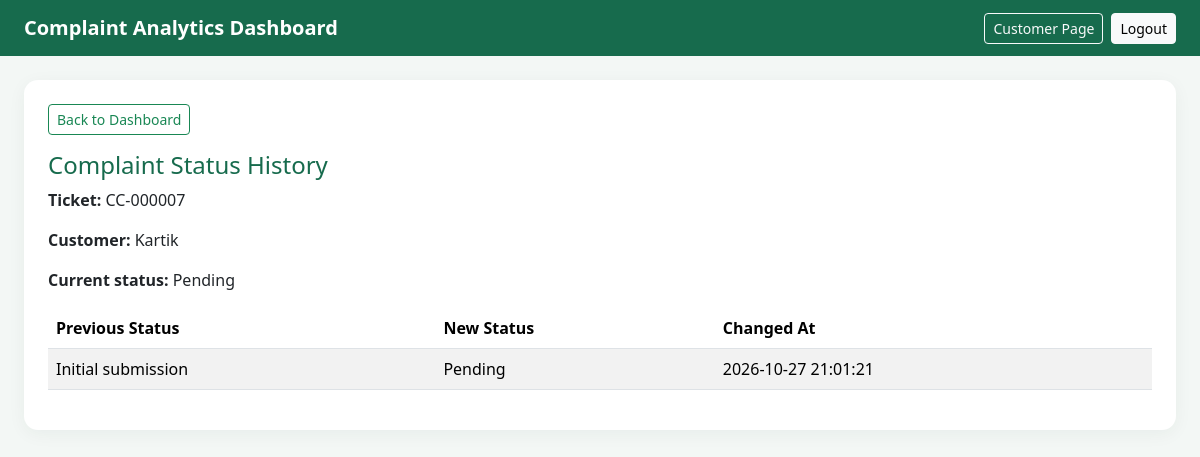
The app's page /admin/history/7 (signed in) with its own data.
### tables this page shows
CREATE TABLE complaints(id INTEGER PRIMARY KEY AUTOINCREMENT,name TEXT NOT NULL,email TEXT NOT NULL,complaint TEXT NOT NULL,category TEXT NOT NULL,priority TEXT NOT NULL,department TEXT NOT NULL,status TEXT NOT NULL DEFAULT 'Pending',created_at TEXT NOT NULL, customer_name TEXT NOT NULL DEFAULT '', nlp_category TEXT NOT NULL DEFAULT '', ann_category TEXT NOT NULL DEFAULT '', lstm_category TEXT NOT NULL DEFAULT '', ticket_id TEXT, sentiment TEXT DEFAULT 'Neutral', sentiment_score REAL DEFAULT 0, confidence REAL DEFAULT 0, updated_at TEXT DEFAULT '');

CREATE TABLE complaint_history (
            id INTEGER PRIMARY KEY AUTOINCREMENT,
            complaint_id INTEGER NOT NULL,
            old_status TEXT,
            new_status TEXT NOT NULL,
            changed_at TEXT NOT NULL,
            FOREIGN KEY (complaint_id) REFERENCES complaints(id)
        );

### app.py (the view)
@app.route("/admin/history/<int:complaint_id>")
@admin_required
def complaint_history(complaint_id):
    connection = get_db()
    complaint = connection.execute(
        "SELECT * FROM complaints WHERE id = ?",
        (complaint_id,)
    ).fetchone()
    history = connection.execute("""
        SELECT * FROM complaint_history
        WHERE complaint_id = ?
        ORDER BY id DESC
    """, (complaint_id,)).fetchall()
    connection.close()
    if complaint is None:
        flash("Complaint not found.", "danger")
        return redirect(url_for("dashboard"))
    return render_template(
        "dashboard.html",
        history_only=True,
        history_complaint=complaint,
        history=history,
        complaints=[],
        total=0,
        high_priority=0,
        pending=0,
        resolved=0,
        category_rows=[],
        priority_rows=[],
        status_rows=[],
        categories=CATEGORIES,
        priorities=PRIORITIES,
        statuses=STATUSES,
        filters={"search": "", "category": "", "priority": "", "status": ""}
    )

### app.py (called while the page is built)
def get_db():
    connection = sqlite3.connect(DB_PATH, timeout=10)
    connection.row_factory = sqlite3.Row
    connection.execute("PRAGMA foreign_keys = ON")
    return connection

def admin_required(function):
    @wraps(function)
    def decorated_function(*args, **kwargs):
        if not session.get("admin_logged_in"):
            flash("Please log in as administrator.", "warning")
            return redirect(url_for("admin_login"))
        return function(*args, **kwargs)
    return decorated_function

### templates/dashboard.html (shortened to what this page needs)
<!DOCTYPE html>
<html lang="en">
<head>
    <link href="https://cdn.jsdelivr.net/npm/bootstrap@5.3.3/dist/css/bootstrap.min.css" rel="stylesheet">
</head>
<body>
<nav class="navbar navbar-dark">
    <div class="container-fluid px-3 px-lg-4">
        <a class="navbar-brand fw-bold" href="{{ url_for('dashboard') }}">Complaint Analytics Dashboard</a>
        <div class="d-flex gap-2">
            <a class="btn btn-outline-light btn-sm" href="{{ url_for('index') }}">Customer Page</a>
            <a class="btn btn-light btn-sm" href="{{ url_for('admin_logout') }}">Logout</a>
        </div>
    </div>
</nav>
<div class="container-fluid px-3 px-lg-4 py-4">
    {% if history_only %}
    <div class="card panel">
        <div class="card-body p-4">
            <a href="{{ url_for('dashboard') }}" class="btn btn-outline-success btn-sm mb-3">Back to Dashboard</a>
            <h1 class="h4 section-title">Complaint Status History</h1>
            <p><strong>Ticket:</strong> {{ history_complaint.ticket_id }}</p>
            <p><strong>Customer:</strong> {{ history_complaint.name }}</p>
            <p><strong>Current status:</strong> {{ history_complaint.status }}</p>
            <div class="table-responsive">
                <table class="table table-striped align-middle">
                    <thead>
                    <tr><th>Previous Status</th><th>New Status</th><th>Changed At</th></tr>
                    </thead>
                    <tbody>
                    {% for item in history %}
                    <tr>
                        <td>{{ item.old_status or 'Initial submission' }}</td>
                        <td>{{ item.new_status }}</td>
                        <td>{{ item.changed_at }}</td>
                    </tr>
                    {% else %}
                    <tr><td colspan="3">No status history found.</td></tr>
                    {% endfor %}
                    </tbody>
                </table>
            </div>
        </div>
    </div>
    {% endif %}
</div>
</body>
</html>

### templates/dashboard.html (style rules this page uses)
body { background: #f3f7f5; color: #26352e; }
.navbar { background: #176b4d; }
.stat-card, .panel { border: 0; border-radius: 14px; box-shadow: 0 4px 18px #183b2b0d; }
.section-title { color: #176b4d; }
.table th { white-space: nowrap; }

### records on screen
complaints: ticket_id "CC-000007", name "Kartik", status "Pending"
complaint_history: old_status "Initial submission", new_status "Pending", changed_at "2026-10-27 21:01:21"
